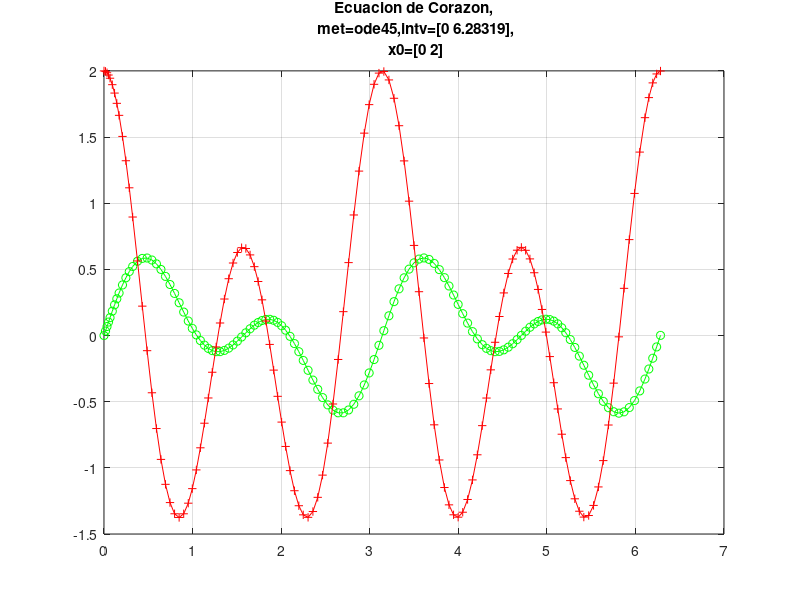
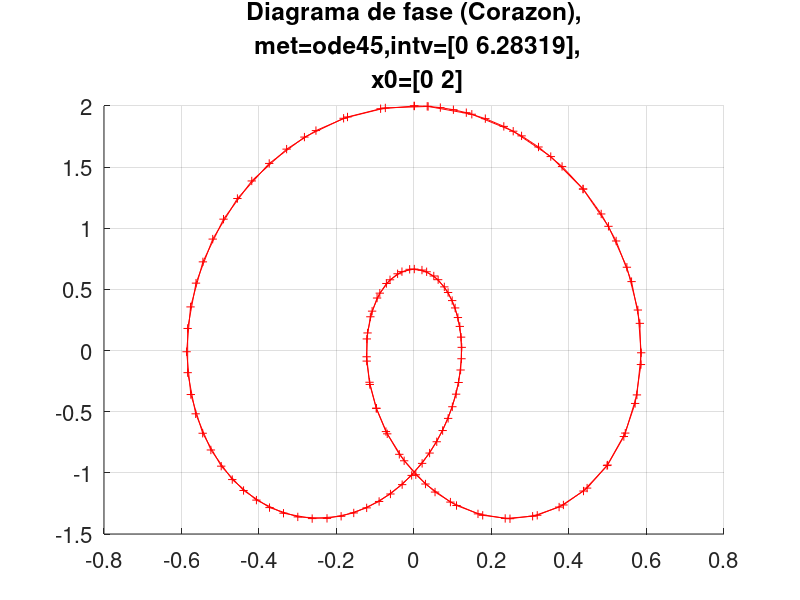

These figures' MATLAB source, in order:
%% Practicas de Matlab
%% Rutinas de Matlab y la resolución de EDO
%% Hoja 1
% *Nombre:* Enrique García
% 
% *Apellido:*
% 
% *DNI:*
%% 
% %% Práctica 1 (EDO de corazón)
% Considera el siguiente PVI
% 
% $$    \begin{array}{ccc}    \frac{dx_1}{dt} & = & x_2                 \\    
% \frac{dx_2}{dt} & = & -16x_1 + 4 \sin(2t) \\    x_1(0)          & = & 0                  
% \\    x_2(0)          & = & 2    \end{array}$$
% 
% en el intervalo, $[0,2 \pi]$. Ahora intenta resolverla numéricamente usando 
% el comando *ode45* de Matlab y pinta la solución
% 
% *Solución*

disp('Eso es el codigo de UB')
f = @(t, y) [y(2); -16*y(1)+4*sin(2*t)];
met='ode45';
intv=[0 2*pi];
x0=[0;2];
[t,y] = ode45(f, intv, x0);
i=1;
figure(i)
set(gca,'FontSize',16);
plot(t, y(:, 1), 'go-', t, y(:, 2), 'r+-')
s=sprintf('Ecuacion de Corazon,\n met=%s,intv=[%g %g],\n x0=[%g %g]',met,intv,x0);
title(s)
grid on
i=2;
figure(i)
set(gca,'FontSize',16);
hold on 
plot(y(:,1),y(:,2),'r-+')
hold off
grid on
s=sprintf('Diagrama de fase (Corazon),\n met=%s,intv=[%g %g],\n x0=[%g %g]',met,intv,x0);
title(s)
%% Práctica 2 (Sistema depredador-presa)
% Sea $x(t)$ la población de la especie presa, y $y(t)$ la de la especie depredadora,  
% $x'(t):=\frac{dx}{dt}$ y $y'(t):=\frac{dy}{dt}$ representarán los cambios de 
% las poblaciones con respecto del tiempo y vienen regidos por un sistema de 
%% 
% * un sistema de _Lotka-Volterra_
%% 
% $$        \begin{array}{ccl}          x^{\prime} & = & Ax - Byx \qquad A,B\in 
% {\mathord{\mathbb R}}^{+}   \\[0.2cm]          y^{\prime} & = & -Cy + Dxy \qquad   
% C,D\in {\mathord{\mathbb R}}^{+} \\[0.2cm]          x(0) & = & \alpha_1                                            
% \\[0.2cm]          y(0) & = & \alpha_2        \end{array}$$
%% 
% * o un o por un sistema de _Lotka-Volterra_ con un depredador externo (un 
% pescador)
%% 
% $$        \begin{array}{ccl}         x^{\prime} & = & A x - B yx -E x \qquad 
% A,B,E\in {\mathord{\mathbb R}}^{+} \\[0.2cm]         y^{\prime} & = & -C y + 
% Dxy - E y \qquad C,D\in {\mathord{\mathbb R}}^{+}  \\[0.2cm]          x(0)      
% & = & \alpha_1                                                  \\[0.2cm]          
% y(0)      & = & \alpha_2        \end{array}$$
%% 
% * ¿Existe algún punto de equilibrio para este modelo de población? En ese 
% caso, ¿ para qué valores de $x_1,x_2$ el punto de equilibrio es estable? 
%% 
% *Solución:*
%% 
% * Resuelve este sistema para $0\leq t\leq 100$, suponiendo que las constantes  
% $A,B,C,D$ describen la interacción entre las especies y su propio crecimiento 
% y decrecimiento: $A=0.4$, $B=0.01$, $C=0.3$ y $D=0.005$). Considera los datos 
% iniciales $[50;\, 30]$. Dibuja las componentes de solución frente el tiempo 
% en una ventana, en otra, el diagrama de fase.
%% 
% % 
% % 
% *Solución:*


%% 
% * En el caso del sistema con depredador externo $E=0.04$ ¿Qué tipo de trayectorias 
% describen? Dibuja una gráfica de la solución de cada problema. ¿Qué es su conclusión?
%% 
% % 
% *Solución* 
% 
% 

%% Práctica 3 (Ecuación del péndulo)
% Estudiar la ecuación
% 
% $$\begin{cases}m L \theta '' (t) + 2 L \beta \theta' (t) + mg (\theta(t)) 
% = F & t \in [0,T] \\\theta(0) = \theta_0, \\\theta' (0) = w_0.\end{cases}$$
% 
% Se consideran los valores $m = 1 [kg] , g = 9.8 [m/s^2], T = 10.$ Estudiar, 
% para $F= 0, L = 1 [m]$, los diferentes comportamientos del sistema con $\beta  
% = 0, 0.25, 1.5$ partiendo del dato inicial $\theta_0 = 0, w_0 = 0.5$. Representar 
% tanto $(t, \theta(t))$ como el diagrama de fase $(\theta, \dot \theta)$.
% 
% Utilizar paso de tiempo $h = 0.01, 0.0001$¿es fidedigno el resultado con respecto 
% a las soluciones explícitas conocidas? 
% 
% *Solución:* 
% 
% $$\dot{\mathbf q} = \mathbf f(\mathbf q) = \left (q_2,\  \frac 1 {mL} (F - 
% 2L \beta q_2 - mgq_1) \right)$$
% 
% 

%% 
% *Solución Diagrama de Fase:*
% 
% 

%% Práctica 4: (Diagramas de fase: ecuación del péndulo *Comparar, considerando* $F = 0$, con el problema linealizado)
% Estudiar la ecuación
% 
% $$\begin{cases}m L \theta '' (t) + 2 L \beta \theta' (t) + mg \sin (\theta(t)) 
% = F & t \in [0,T] \\\theta(0) = \theta_0, \\\theta' (0) = w_0.\end{cases}$$
% 
% Se consideran los valores $m = 1 [kg] , g = 9.8 [m/s^2], T = 10.$
% 
% *Comparar, considerando* $F = 0$*, con el problema linealizado*
% 
% $$\begin{cases}m L \theta '' (t) + 2 L \beta \theta' (t) + mg \theta(t) =0 
% & t \in [0,T] \\\theta(0) = \theta_0, \\\theta' (0) = w_0.\end{cases}$$
% 
% *Solucion con diferentes figures*
% 
% % 
% % 
% solución con simple plots


%% 
% %% solution with simple plots fase
% 

%% 
% *Solucion con subplots*
% 
% 

%% 
% % 
% solution with subplots fase
% 
% 

%% Práctica 5 (Lorenz)
% Explora, usando *ode45*, el comportamiento de la solución en el intervalo  
% $0\leq t \leq 10$, para varias elecciones de los datos iniciales (por ejemplo 
% $(1,2,2)$)
% 
% $$    \frac{d}{dt}    \left(       \begin{array}{cc}        &x\\        &y\\        
% &z      \end{array}    \right)    =    \left(       \begin{array}{ccc}        
% s (y(t)  & -x(t)) &             \\        r x(t)   & -y(t)  & - x(t)z(t) \\        
% x(t)y(t) &        & - b z(t)      \end{array}    \right)$$
%% 
% * tomando $s = 10$, $b = \frac{8}{3}$. Ve aumentando desde $r=0.1$ a $r=1$ 
% con paso $0.1$ y luego a $r = 30$ con paso $1$. Observa la dinámica en los valores 
% intermedios $r=1$, $r=13.962$ y $r= 24.74$.
%% 
% % 
% *Solucion*


%%

%% 
% %% 
% # Toma $r= 100.5$ y el dato inicial $(0,5,75)$ para ver una solución periódica. 
% Manteniendo el dato inicial mueve $r$ entre $99.524$ y  $100.795$ (p.ej. $r=  
% 99.65$) y observa el cambio de dinámica.
%% 
% *Solucion*


%% Práctica 6 (Problema de tres cuerpos)
% Consideramos el problema de tres cuerpos restringidos en la siguiente manera: 
% dos cuerpos con masas $1-\mu$ y $\mu$ se mueven en círculos en un plano mientras 
% que un tercer cuerpo con una masa que es despreciable en comparación con los 
% otras dos masas se mueve en el mismo plano. Las ecuaciones para el tercer cuerpo 
% son:
% 
% $$    \begin{array}{ccl}      x'' &=& x + 2 y' - \left( 1-m\right)\frac{x+m 
% }{D1}      - m \frac{x - (1-m)}{D2}\\      y'' &=& y - 2       x'      - \left( 
% 1-m      \right)\frac{y }{D1} - m \frac{y }{D2}\\      D1 &=&      \sqrt[3]{\left( 
% \left( x+m \right)^2+ y^2 \right)^{2}}      \\      D2 &=&      \sqrt[3]{\left(\left(x-(1-m) 
% \right)^2+ y^2\right)^{2}}\\      &m&=0.012277471     \end{array}$$
%% 
% # Transforma el sistema en un sistema equivalente de primer orden.
% # Resuelve el sistema para los datos iniciales 
%% 
% $$\begin{array}{ccc} x(0)     & = & 0.994                            \\ x'(0)    
% & = & 0                                \\ y(0)     & = & 0                                
% \\y'(0)     & = & -2.00158510637908252240537862224 \\T_{period} & = & 17.0652165015796255 
% \qquad\mbox{El periodo de la solución}\end{array} $$
% 
% con el método de *ode45* y pinta $x(t)$ frente a $y(t)$.
% 
% % 
% *Solucion*


%% 
%
